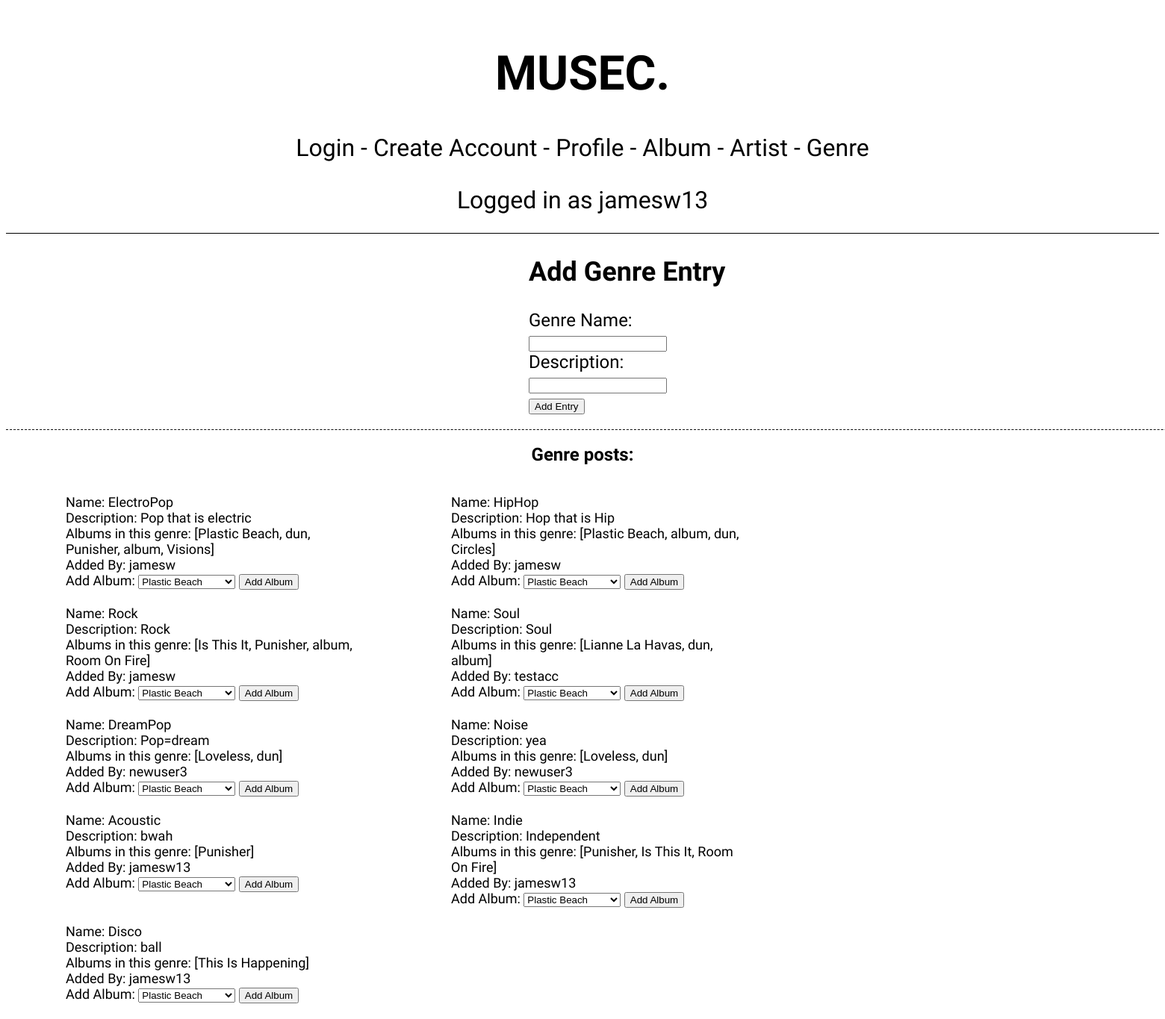
Page /genre (signed in) on the earlier database version.
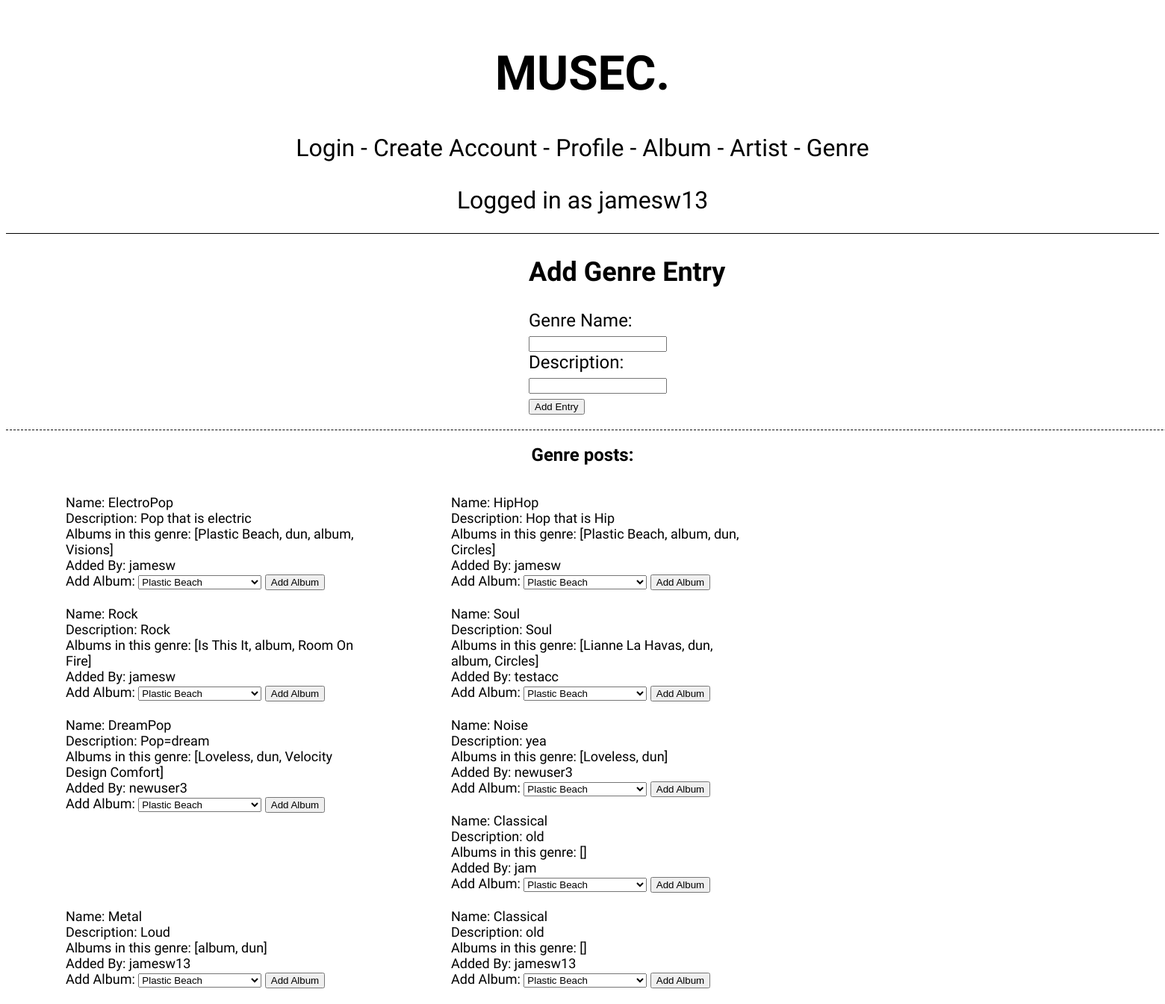
Same page on the later database version.
### models.py (models this page shows, shortened)
class Genre(db.Model):
    __tablename__ = 'Genre'
    id = db.Column(db.Integer, primary_key = True)
    name = db.Column(db.String())
    description = db.Column(db.String())
    addedBy = db.Column(db.Integer, db.ForeignKey('User.id'))
    albums = db.relationship('Album', secondary=AlbumGenres, back_populates='genres')
    user_name = db.relationship('User', backref='Genre')

class Album(db.Model):
    __tablename__ = 'Album'
    id = db.Column(db.Integer, primary_key = True)
    name = db.Column(db.String())
    coverArt = db.Column(db.String())
    releaseDate = db.Column(db.Integer())
    addedBy = db.Column(db.Integer, db.ForeignKey('User.id'))
    artist = db.Column(db.Integer, db.ForeignKey('Artist.id'))
    genres = db.relationship('Genre', secondary=AlbumGenres, back_populates='albums')
    artistName = db.relationship('Artist', backref='Album')
    user_name = db.relationship('User', backref='Album')
    def __repr__(self):
        return self.name

class User(db.Model):
    __tablename__ = 'User'
    id = db.Column(db.Integer, primary_key = True)
    username = db.Column(db.String())
    password = db.Column(db.String())
    def __repr__(self):
        return self.username

### main.py (the view, shortened to what this page needs)
@app.route('/genre', methods = ['POST', 'GET'])
def genre():
    if 'logged_in' not in session:
        return redirect(url_for('create_account'))
    elif 'logged_in' in session:
        user_info = session['logged_in']
        user_id = user_info
        username = models.User.query.filter_by(id=user_id).first_or_404()
    form = SelectAlbum()
    albums = models.Album.query.all()
    form.albums.choices = [(album.id, album.name) for album in albums]
    allGenres = models.Genre.query.all()
    return render_template('genre.html', username=username, allGenres=allGenres, form=form)

### main.py
class SelectAlbum(FlaskForm):
    albums = SelectField('Album', validators=[DataRequired()], coerce=int)

### templates/genre.html (shortened to what this page needs)
{% include 'header.html'%}
<div id='add_entry'>
    <h2>Add Genre Entry</h2>
    <form action='/genre' method='POST' enctype="multipart/form-data">
        <label for = 'genre_name'>Genre Name:</label><br>
        <input type = 'text' name='genre_name'><br>
        <label for = 'description'>Description:</label><br>
        <input type = 'text' maxlength='10' name='description'><br>
        <input type = 'submit' value = 'Add Entry'>
    </form>
</div>
<div id='post_style'>
    <h2>Genre posts: </h2><br>
    {% for genre in allGenres %}
    <div id='posts'>
        Name: {{genre.name}} <br>
        Description: {{genre.description}} <br>
        Albums in this genre: {{genre.albums}}<br>
        Added By: {{genre.user_name.username}}
        <form action='/genre' method='POST' enctype="multipart/form-data">
            Add Album:
            {{form.albums}}
            <input type = 'submit' value = 'Add Album'>
        </form><br>
    </div>
    {% endfor %}
</div>

Differences in the rows shown:
removed Genre: name "Acoustic", description "bwah", albums "[Punisher]", user_name.username "jamesw13"
removed Genre: name "Indie", description "Independent", albums "[Punisher, Is This It, Room On Fire]", user_name.username "jamesw13"
removed Genre: name "Disco", description "ball", albums "[This Is Happening]", user_name.username "jamesw13"
computed for Genre "ElectroPop": albums "[Plastic Beach, dun, Punisher, album, Visions]" → "[Plastic Beach, dun, album, Visions]"
computed for Genre "Rock": albums "[Is This It, Punisher, album, Room On Fire]" → "[Is This It, album, Room On Fire]"
computed for Genre "Soul": albums "[Lianne La Havas, dun, album]" → "[Lianne La Havas, dun, album, Circles]"
computed for Genre "DreamPop": albums "[Loveless, dun]" → "[Loveless, dun, Velocity Design Comfort]"
added Genre: name "Classical", description "old", albums "[]", user_name.username "jam"
added Genre: name "Metal", description "Loud", albums "[album, dun]", user_name.username "jamesw13"
added Genre: name "Classical", description "old", albums "[]", user_name.username "jamesw13"
